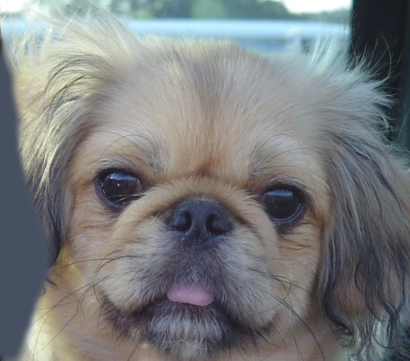
#> input picture data/1a_dog.bmp, 410 x 361 px, found by its file name
$ python utils.py
#> lines starting #> are read from the running program, lines starting #| are printed output that depends on the picture
### configs/config.py
from dataclasses import dataclass, field
from pathlib import Path

import yaml


@dataclass(frozen=True)
class ImagePairConfig:
    """
    用途: 管理单个图像对的输入文件路径.

    Attributes:
        image_a (str | Path): 图像对中的第一个图像文件名, 例如 "1a_dog.bmp".
        image_b (str | Path): 图像对中的第二个图像文件名, 例如 "1b_cat.bmp".
    """

    image_a: str | Path
    image_b: str | Path

    def __post_init__(self) -> None:
        if isinstance(self.image_a, str):
            object.__setattr__(self, "image_a", Path(self.image_a))
        if isinstance(self.image_b, str):
            object.__setattr__(self, "image_b", Path(self.image_b))


@dataclass(frozen=True)
class HybridConfig:
    """
    用途: 管理混合图像的截止频率参数配置.

    Attributes:
        best_cutoffs (list[float]): 每个图像对的最佳截止频率值列表, 按配对顺序 (1-5) 对应.
                                    例如: [20.0, 25.0, 30.0, 35.0, 40.0] 表示 5 对图像各自的最佳截止频率.
    """

    best_cutoffs: list[float] = field(default_factory=list)


@dataclass(frozen=True)
class PathConfig:
    """
    用途: 管理项目输入输出路径配置.

    Attributes:
        data_dir (str | Path): 输入图像数据目录路径, 默认 ./data, 支持字符串或 Path 对象输入.
        output_dir (str | Path): 混合图像输出目录路径, 默认 ./outputs/hybrid, 支持字符串或 Path 对象输入.
        image_pairs (list[ImagePairConfig]): 所有图像对的文件名配置列表, 按 pair_id 顺序排列.
    """

    data_dir: str | Path = Path("./data")
    output_dir: str | Path = Path("./outputs/hybrid")
    image_pairs: list[ImagePairConfig] = field(
        default_factory=lambda: [
            ImagePairConfig(image_a="1a_dog.bmp", image_b="1b_cat.bmp"),
            ImagePairConfig(image_a="2a_motorcycle.bmp", image_b="2b_bicycle.bmp"),
            ImagePairConfig(image_a="3a_plane.bmp", image_b="3b_bird.bmp"),
            ImagePairConfig(image_a="4a_einstein.bmp", image_b="4b_marilyn.bmp"),
            ImagePairConfig(image_a="5a_submarine.bmp", image_b="5b_fish.bmp"),
        ]
    )

    def __post_init__(self) -> None:
        # 先转换 data_dir 和 output_dir 为 Path 对象
        if isinstance(self.data_dir, str):
            object.__setattr__(self, "data_dir", Path(self.data_dir))
        if isinstance(self.output_dir, str):
            object.__setattr__(self, "output_dir", Path(self.output_dir))

        # 使用 Path() 确保类型为 Path (Path(Path) 返回自身)
        data_dir = Path(self.data_dir)

        # 将 data_dir 拼接到 image_pairs 中每个文件名, 生成完整路径
        updated_pairs = [
            ImagePairConfig(
                image_a=data_dir.joinpath(pair.image_a),
                image_b=data_dir.joinpath(pair.image_b),
            )
            for pair in self.image_pairs
        ]
        object.__setattr__(self, "image_pairs", updated_pairs)


@dataclass(frozen=True)
class AppConfig:
    """
    用途: 聚合全局配置入口.

    Attributes:
        paths (PathConfig): 路径相关配置, 包括数据目录、输出目录和图像对配置.
        hybrid (HybridConfig): 混合图像相关配置, 包含每个图像对的最佳截止频率值.
    """

    paths: PathConfig = field(default_factory=PathConfig)
    hybrid: HybridConfig = field(default_factory=HybridConfig)

    @classmethod
    def load_from_yaml(cls, yaml_path: str | Path) -> "AppConfig":
        """
        从 YAML 文件加载配置.

        Args:
            yaml_path (str | Path): YAML 配置文件的路径.

        Returns:
            AppConfig: 加载完成的配置对象.

        Raises:
            ValueError: 当 YAML 格式错误或文件不存在时抛出异常.
        """
        try:
            with open(yaml_path, "r", encoding="utf-8") as f:
                config_dict = yaml.safe_load(f) or {}
        except yaml.YAMLError as e:
            raise ValueError(f"\033[1;91mInvalid YAML format in {yaml_path}: {e}\033[0m") from e
        except FileNotFoundError as e:
            raise ValueError(f"\033[1;91mConfiguration file not found: {yaml_path}\033[0m") from e

        paths_dict = config_dict.get("paths", {})
        hybrid_dict = config_dict.get("hybrid", {})

        image_pairs_dicts = paths_dict.get("image_pairs", [])
        image_pairs = [
            ImagePairConfig(**pair_dict) for pair_dict in image_pairs_dicts
        ] if image_pairs_dicts else None

        return cls(
            paths=PathConfig(
                data_dir=paths_dict.get("data_dir", "./data"),
                output_dir=paths_dict.get("output_dir", "./outputs/hybrid"),
                image_pairs=image_pairs if image_pairs else field(default_factory=list),
            ),
            hybrid=HybridConfig(
                best_cutoffs=hybrid_dict.get("best_cutoffs", []),
            ),
        )

# 全局配置实例 (模块导入时加载一次, 全局唯一)
# 其他模块通过 `from configs.config import APP_CONFIG` 导入使用
_temp_dir = Path(__file__).parent
_yaml_path = _temp_dir.joinpath("config.yaml")
try:
    APP_CONFIG = AppConfig.load_from_yaml(_yaml_path)
except ValueError as e:
    print(f"\033[1;93m[WARNING] 加载 YAML 失败, 使用默认配置: {e}\033[0m")
    APP_CONFIG = AppConfig()

### utils/utils.py
from pathlib import Path
from typing import cast

from matplotlib import pyplot as plt
from matplotlib.axes import Axes
import numpy as np
from numpy.typing import NDArray
from numpy.lib.stride_tricks import as_strided
from PIL import Image
import os


def load_image(image_path: str | Path) -> NDArray[np.float32]:
    """
    Load an image from the specified path and convert it to a NumPy array. The image is normalized to the range [0, 1].
    Args:
        path (str): The file path to the image.
    Returns:
        np.ndarray: A NumPy array representing the image, with pixel values normalized to the range [0, 1].
    """
    image = Image.open(image_path).convert("RGB")
#> image is the input picture: PIL image 410x361 RGB; mean R, G, B 121.2, 124.5, 125
    image = np.asarray(image)
    float_image = image.astype(np.float32) / 255.0
    return float_image


# [10 lines left out: function save_image, not called in this run]


def create_Gaussian_kernel(cutoff_frequency: int | float) -> NDArray[np.float64]:
    """
    Returns a 2D Gaussian kernel using the specified filter size standard
    deviation and cutoff frequency.

    The kernel should have:
    - shape (k, k) where k = cutoff_frequency * 4 + 1
    - mean = floor(k / 2)
    - standard deviation = cutoff_frequency
    - values that sum to 1

    Args:
    - cutoff_frequency: an int controlling how much low frequency to leave in
      the image.
    Returns:
    - kernel: numpy nd-array of shape (k, k)

    HINT:
    - The 2D Gaussian kernel here can be calculated as the outer product of two
      vectors with values populated from evaluating the 1D Gaussian PDF at each
      corrdinate.
    """
    # 计算核的大小
    k = cutoff_frequency * 4 + 1

    # 计算均值（中心位置）
    mean = k // 2

    # 标准差
    sigma = cutoff_frequency

    # 创建坐标向量
    x = np.arange(k)

    # 计算 1D 高斯 PDF
    # 高斯公式: (1 / (sigma * sqrt(2*pi))) * exp(-((x - mean)^2) / (2 * sigma^2))
    gaussian_1d = np.exp(-((x - mean) ** 2) / (2 * sigma**2))
    gaussian_1d: np.ndarray = gaussian_1d / (sigma * np.sqrt(2 * np.pi))

    # 通过外积计算 2D 高斯核
    kernel = np.outer(gaussian_1d, gaussian_1d)

    # 归一化，确保总和为 1
    kernel: np.ndarray = kernel / np.sum(kernel)

    return kernel


def apply_filter(
    image: NDArray[np.floating], kernel: NDArray[np.float64]
) -> NDArray[np.float64]:
    """
    Apply a filter to an image. Return the filtered image.

    Args
    - image: numpy nd-array of shape (img_height, img_width, num_channels)
    - kernel: numpy nd-array of shape (kernel_height, kernel_width)
    Returns
    - output_image: numpy nd-array of shape (img_height, img_width, num_channels)

    HINTS:
    - You may not use any libraries that do the work for you. Using numpy to work
    with matrices is fine and encouraged. Using OpenCV or similar to do the
    filtering for you is not allowed.
    - I encourage you to try implementing this naively first, just be aware that
    it may take an absurdly long time to run. You will need to get a function
    that takes a reasonable amount of time to run so that the TAs can verify
    your code works.
    """
    img_height: int = image.shape[0]
#> img_height = 361
    img_width: int = image.shape[1]
#> img_width = 410
    num_channels: int = image.shape[2]
#> num_channels = 3
    kernel_height: int = kernel.shape[0]
#> kernel_height = 29
    kernel_width: int = kernel.shape[1]
#> kernel_width = 29

    # 计算填充量
    pad_h: int = kernel_height // 2
#> pad_h = 14
    pad_w: int = kernel_width // 2
#> pad_w = 14

    # 使用边缘像素值填充图像
    padded_image = np.pad(image, ((pad_h, pad_h), (pad_w, pad_w), (0, 0)), mode="edge")
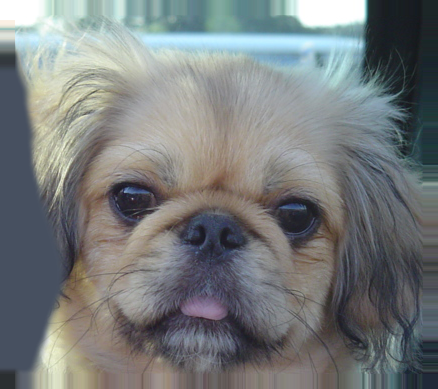
#> padded_image: shape (389, 438, 3) float32; mean R, G, B 0.467, 0.483, 0.486

    # 使用 as_strided 创建滑动窗口视图
    # 形状: (img_height, img_width, kernel_height, kernel_width, num_channels)
    strides = padded_image.strides  # (行步幅, 列步幅, 通道步幅)
#> strides = (5256, 12, 4)
    window_shape = (img_height, img_width, kernel_height, kernel_width, num_channels)
#> window_shape = (361, 410, 29, 29, 3)
    window_strides = (strides[0], strides[1], strides[0], strides[1], strides[2])
#> window_strides = (5256, 12, 5256, 12, 4)
    windows = as_strided(padded_image, shape=window_shape, strides=window_strides)

    # 使用 einsum 进行批量卷积: 对 kernel_height 和 kernel_width 维度求和
    output_image = np.einsum("ijklm,kl->ijm", windows, kernel)
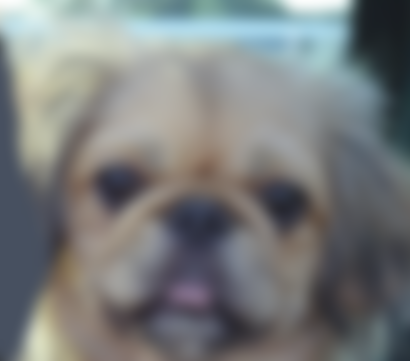
#> output_image: shape (361, 410, 3) float64; mean of channels 0, 1, 2 0.475, 0.488, 0.49; drawn as R, G, B

    return output_image


def show_image(axis: Axes, image: NDArray[np.floating], title: str) -> None:
    """
    Display an image on the specified matplotlib axis.

    Args:
        axis (matplotlib.axes.Axes): The matplotlib axis object to display the image on.
        image (NDArray[np.floating]): The image array to display.
        title (str): The title for the image.
    """
    axis.imshow(np.clip(image, 0, 1))
    axis.set_title(title)
    axis.axis("off")


# [42 lines left out: function create_hybrid_image, not called in this run]


if __name__ == "__main__":
    from configs.config import APP_CONFIG

    # load image
    image_path = cast(Path,APP_CONFIG.paths.image_pairs[0].image_a)
    image = load_image(image_path)
    fig, ax = plt.subplots(1, 2, figsize=(10, 5))
    show_image(ax[0], image, "Original Image")

    # create a Gaussian kernel with cutoff frequency 1
    cutoff_frequency = 7
    kernel = create_Gaussian_kernel(cutoff_frequency)
    print("\033[1;32m Gaussian Kernel: \033[0m")
    print(kernel)

    # apply the Gaussian kernel to the image
    filtered_image = apply_filter(image, kernel)
    show_image(ax[1], filtered_image, f"Filtered Image (cutoff frequency={cutoff_frequency})")

    # show the original and filtered images
    plt.show()
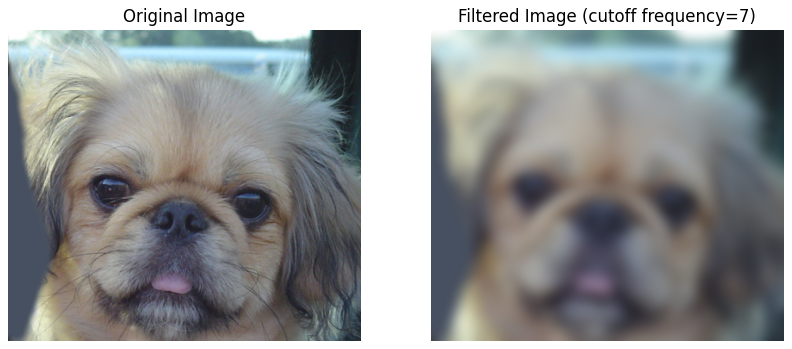
#> figure drawn by matplotlib, 2 panels
